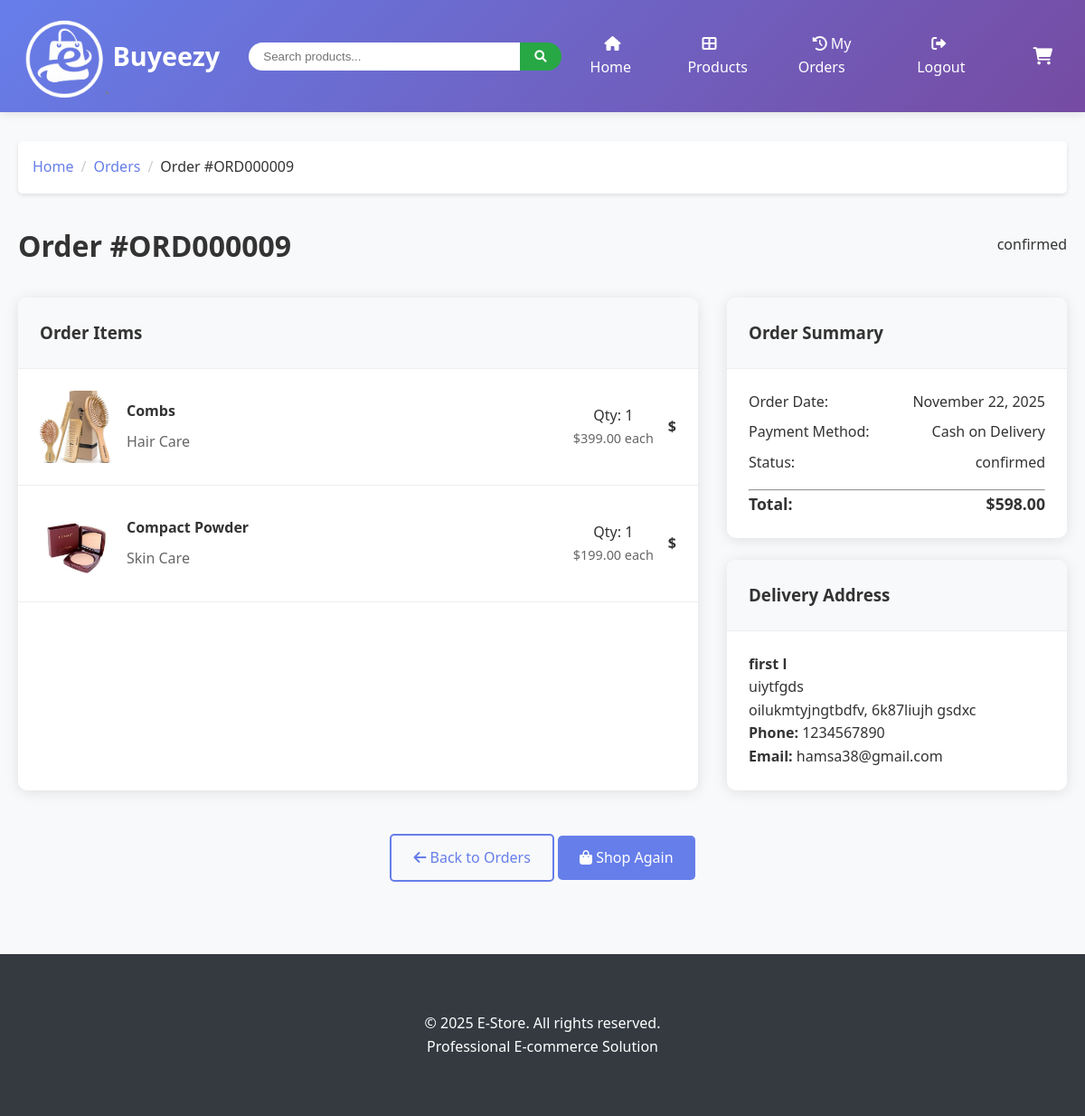
The page /orders/detail/ORD000009/ (signed in) on the database its author committed.
### orders/models.py (models this page shows, shortened)
class Order(models.Model):
    ORDER_STATUS = (
        ('pending', 'Pending'),
        ('processing', 'Processing'),
        ('shipped', 'Shipped'),
        ('delivered', 'Delivered'),
        ('cancelled', 'Cancelled'),
    )
    PAYMENT_METHODS = (
        ('credit_card', 'Credit Card'),
        ('debit_card', 'Debit Card'),
        ('paypal', 'PayPal'),
        ('cod', 'Cash on Delivery'),
    )
    order_id = models.CharField(max_length=20, unique=True, default='', editable=False)
    user = models.ForeignKey(User, on_delete=models.CASCADE)
    first_name = models.CharField(max_length=100)
    last_name = models.CharField(max_length=100)
    email = models.EmailField()
    address = models.TextField()
    city = models.CharField(max_length=100)
    state = models.CharField(max_length=100)
    postal_code = models.CharField(max_length=20)
    phone = models.CharField(max_length=20)
    payment_method = models.CharField(max_length=20, choices=PAYMENT_METHODS, default='credit_card')
    total_amount = models.DecimalField(max_digits=10, decimal_places=2)
    status = models.CharField(max_length=20, choices=ORDER_STATUS, default='pending')
    created_at = models.DateTimeField(auto_now_add=True)
    updated_at = models.DateTimeField(auto_now=True)

class OrderItem(models.Model):
    order = models.ForeignKey(Order, related_name='items', on_delete=models.CASCADE)
    product = models.ForeignKey('store.Product', related_name='order_items', on_delete=models.CASCADE)
    price = models.DecimalField(max_digits=10, decimal_places=2)
    quantity = models.PositiveIntegerField(default=1)

### store/models.py (models this page shows, shortened)
class Product(models.Model):
    name = models.CharField(max_length=200)
    slug = models.SlugField(max_length=200, unique=True)
    category = models.ForeignKey(Category, on_delete=models.CASCADE, related_name='products')
    description = models.TextField()
    price = models.DecimalField(max_digits=10, decimal_places=2)
    image = models.ImageField(upload_to='products/', blank=True, null=True)
    stock = models.PositiveIntegerField(default=0)
    available = models.BooleanField(default=True)
    featured = models.BooleanField(default=False)
    created_at = models.DateTimeField(auto_now_add=True)
    updated_at = models.DateTimeField(auto_now=True)
    class Meta:
        ordering = ['-created_at']
        indexes = [
            models.Index(fields=['slug']),
            models.Index(fields=['available']),
            models.Index(fields=['featured']),
        ]

class Category(models.Model):
    name = models.CharField(max_length=100)
    slug = models.SlugField(max_length=100)
    description = models.TextField(blank=True)
    parent = models.ForeignKey('self', on_delete=models.CASCADE, null=True, blank=True, related_name='children')
    created_at = models.DateTimeField(auto_now_add=True)
    class Meta:
        verbose_name_plural = 'categories'
        unique_together = ('name', 'parent')

### orders/views.py (the view)
# urls.py: path('detail/<str:order_id>/', views.order_detail, name='order_detail'),
@login_required
def order_detail(request, order_id):
    order = get_object_or_404(Order, order_id=order_id, user=request.user)
    context = {'order': order}
    return render(request, 'orders/order_details.html', context)

### cart/context_processors.py (called while the page is built)
def cart_context(request):
    cart_items_count = 0
    cart_total = 0
    if request.user.is_authenticated:
        cart_items = CartItem.objects.filter(user=request.user)
        cart_items_count = cart_items.aggregate(total_items=Sum('quantity'))['total_items'] or 0
        cart_total = cart_items.aggregate(total=Sum(F('quantity') * F('product__price')))['total'] or 0
    return {
        'cart_items_count': cart_items_count,
        'cart_total': cart_total,
    }

### templates/orders/order_details.html (shortened to what this page needs)
{% extends 'base.html' %}
{% block content %}
<nav class="breadcrumb">
    <div class="breadcrumb-item"><a href="{% url 'store:home' %}">Home</a></div>
    <div class="breadcrumb-item"><a href="{% url 'orders:order_history' %}">Orders</a></div>
    <div class="breadcrumb-item active">Order #{{ order.order_id }}</div>
</nav>
<div style="display: flex; justify-content: space-between; align-items: center; margin-bottom: 2rem;">
    <h1>Order #{{ order.order_id }}</h1>
    <span class="status-badge status-{{ order.status }}">{{ order.get_status_display }}</span>
</div>
<div style="display: grid; grid-template-columns: 2fr 1fr; gap: 2rem;">
    <div class="card">
        <div class="card-header">
            <h3>Order Items</h3>
        </div>
        <div class="card-body" style="padding: 0;">
            {% for item in order.items.all %}
            <div style="display: grid; grid-template-columns: 80px 1fr auto auto; gap: 1rem; align-items: center; padding: 1.5rem; border-bottom: 1px solid #eee;">
                {% if item.product.image %}
                    <img src="{{ item.product.image.url }}" alt="{{ item.product.name }}" style="width: 80px; height: 80px; object-fit: cover; border-radius: 5px;">
                {% else %}
                    <div style="width: 80px; height: 80px; background-color: #f0f0f0; display: flex; align-items: center; justify-content: center; border-radius: 5px; color: #999;">
                        <i class="fas fa-image"></i>
                    </div>
                {% endif %}
                <div>
                    <h4 style="margin: 0 0 0.5rem 0;">
                        <a href="{% url 'store:product_detail' item.product.slug %}" style="color: #333; text-decoration: none;">
                            {{ item.product.name }}
                        </a>
                    </h4>
                    <p style="color: #666; margin: 0;">{{ item.product.category.name }}</p>
                </div>
                <div style="text-align: center;">
                    <div style="font-weight: 500;">Qty: {{ item.quantity }}</div>
                    <div style="color: #666; font-size: 0.9rem;">${{ item.price }} each</div>
                </div>
                <div style="text-align: right; font-weight: bold;">
                    ${{ item.total_price }}
                </div>
            </div>
            {% endfor %}
        </div>
    </div>
    <div style="display: flex; flex-direction: column; gap: 1.5rem;">
        <div class="card">
            <div class="card-header">
                <h3>Order Summary</h3>
            </div>
            <div class="card-body">
                <div style="display: flex; justify-content: space-between; margin-bottom: 0.5rem;">
                    <span>Order Date:</span>
                    <span>{{ order.created_at|date:"F d, Y" }}</span>
                </div>
                <div style="display: flex; justify-content: space-between; margin-bottom: 0.5rem;">
                    <span>Payment Method:</span>
                    <span>{{ order.get_payment_method_display }}</span>
                </div>
                <div style="display: flex; justify-content: space-between; margin-bottom: 1rem;">
                    <span>Status:</span>
                    <span class="status-badge status-{{ order.status }}">{{ order.get_status_display }}</span>
                </div>
                <hr>
                <div style="display: flex; justify-content: space-between; font-weight: bold; font-size: 1.1rem;">
                    <span>Total:</span>
                    <span>${{ order.total_amount }}</span>
                </div>
            </div>
        </div>
        <div class="card">
            <div class="card-header">
                <h3>Delivery Address</h3>
            </div>
            <div class="card-body">
                <div style="line-height: 1.6;">
                    <strong>{{ order.first_name }} {{ order.last_name }}</strong><br>
                    {{ order.address }}<br>
                    {{ order.city }}, {{ order.state }} {{ order.postal_code }}<br>
                    <strong>Phone:</strong> {{ order.phone }}<br>
                    <strong>Email:</strong> {{ order.email }}
                </div>
            </div>
        </div>
    </div>
</div>
<div style="text-align: center; margin-top: 3rem;">
    <a href="{% url 'orders:order_history' %}" class="btn btn-outline">
        <i class="fas fa-arrow-left"></i> Back to Orders
    </a>
    <a href="{% url 'store:product_list' %}" class="btn btn-primary">
        <i class="fas fa-shopping-bag"></i> Shop Again
    </a>
</div>
{% endblock %}

### templates/base.html (style rules this page uses)
* { margin: 0; padding: 0; box-sizing: border-box; }
body { font-family: 'Segoe UI', Tahoma, Geneva, Verdana, sans-serif; line-height: 1.6; color: #333; background-color: #f8f9fa; }
.card { background: white; border-radius: 10px; box-shadow: 0 2px 15px rgba(0,0,0,0.1); overflow: hidden; transition: transform 0.3s, box-shadow 0.3s; }
.card-header { padding: 1.5rem; border-bottom: 1px solid #eee; background-color: #f8f9fa; }
.card-body { padding: 1.5rem; }
.btn { display: inline-block; padding: 0.75rem 1.5rem; border: none; border-radius: 5px; text-decoration: none; text-align: center; cursor: pointer; transition: all 0.3s; font-weight: 500; }
.btn-primary { background-color: #667eea; color: white; }
.btn-outline { background-color: transparent; border: 2px solid #667eea; color: #667eea; }
.breadcrumb { display: flex; list-style: none; background-color: white; padding: 1rem; border-radius: 5px; margin-bottom: 2rem; box-shadow: 0 2px 5px rgba(0,0,0,0.1); }
.breadcrumb-item { color: #666; }
.breadcrumb-item + .breadcrumb-item::before { content: '/'; margin: 0 0.5rem; color: #ccc; }
.breadcrumb-item.active { color: #333; font-weight: 500; }
.breadcrumb-item a { color: #667eea; text-decoration: none; }

### rows shown on the page
Order: order_id "ORD000009", status "confirmed", created_at "November 22, 2025", payment_method "Cash on Delivery", total_amount "598.00", first_name "first", last_name "l", address "uiytfgds", city "oilukmtyjngtbdfv", state "6k87liujh", postal_code "gsdxc", phone "1234567890", email "hamsa38@gmail.com"
OrderItem: product.image (picture), product.name "Combs", product.category.name "Hair Care", quantity "1", price "399.00"
OrderItem: product.image (picture), product.name "Compact Powder", product.category.name "Skin Care", quantity "1", price "199.00"
